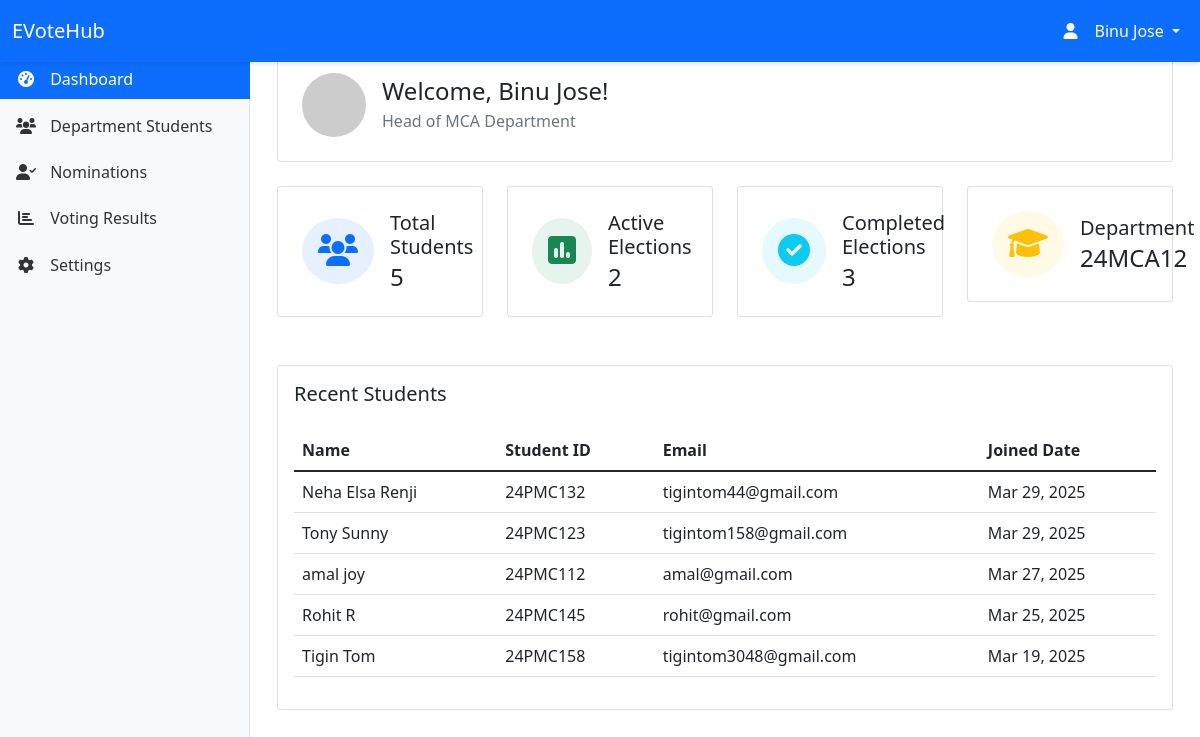
Screenshot of /hod/dashboard/ (signed in) with the database file from the repository.
### myapp/models.py (models this page shows, shortened)
class Department(models.Model):
    name = models.CharField(max_length=100)
    code = models.CharField(max_length=10, unique=True)
    created_at = models.DateTimeField(default=timezone.now)
    updated_at = models.DateTimeField(auto_now=True)

class Student(models.Model):
    GENDER_CHOICES = [
        ('M', 'Male'),
        ('F', 'Female')
    ]
    user = models.OneToOneField(User, on_delete=models.CASCADE)
    student_id = models.CharField(max_length=20, unique=True)
    department = models.ForeignKey(Department, on_delete=models.CASCADE)
    gender = models.CharField(max_length=1, choices=GENDER_CHOICES, default='M')
    profile_picture = models.ImageField(upload_to='static/images/profiles/', null=True, blank=True)
    created_at = models.DateTimeField(auto_now_add=True)
    updated_at = models.DateTimeField(auto_now=True)

### myapp/views.py (the view)
# urls.py: path('hod/dashboard/', views.hod_home, name='hod_home'),
@login_required
def hod_home(request):
    try:
        hod = request.user.hod
    except HOD.DoesNotExist:
        messages.error(request, 'Access denied. You are not authorized as a Head of Department.')
        return redirect('home')
    department_students = Student.objects.filter(department=hod.department).select_related('user')
    context = {
        'hod': hod,
        'department': hod.department,
        'total_students': department_students.count(),
        'recent_students': department_students.order_by('-created_at')[:5],
        'active_elections': 2,  # Replace with actual count
        'completed_elections': 3,  # Replace with actual count
    }
    return render(request, 'hod/hod_home.html', context)

### templates/hod/hod_home.html (shortened to what this page needs)
{% extends 'hod/base_hod.html' %}
{% block content %}
<div class="container-fluid">
    <div class="row mb-4">
        <div class="col-12">
            <div class="card">
                <div class="card-body p-4">
                    <div class="d-flex align-items-center">
                        <div class="flex-shrink-0">
                            <img src="https://via.placeholder.com/64" alt="HOD" class="rounded-circle">
                        </div>
                        <div class="flex-grow-1 ms-3">
                            <h2 class="h4 mb-1">Welcome, {{ request.user.get_full_name }}!</h2>
                            <p class="text-muted mb-0">Head of {{ department.name }} Department</p>
                        </div>
                    </div>
                </div>
            </div>
        </div>
    </div>
    <div class="row mb-4">
        <div class="col-md-3 mb-4">
            <div class="card">
                <div class="card-body p-4">
                    <div class="d-flex align-items-center">
                        <div class="flex-shrink-0">
                            <div class="bg-primary bg-opacity-10 rounded-circle p-3">
                                <i class="fas fa-users fa-2x text-primary"></i>
                            </div>
                        </div>
                        <div class="flex-grow-1 ms-3">
                            <h3 class="h5 mb-1">Total Students</h3>
                            <p class="h4 mb-0">{{ total_students }}</p>
                        </div>
                    </div>
                </div>
            </div>
        </div>
        <div class="col-md-3 mb-4">
            <div class="card">
                <div class="card-body p-4">
                    <div class="d-flex align-items-center">
                        <div class="flex-shrink-0">
                            <div class="bg-success bg-opacity-10 rounded-circle p-3">
                                <i class="fas fa-poll fa-2x text-success"></i>
                            </div>
                        </div>
                        <div class="flex-grow-1 ms-3">
                            <h3 class="h5 mb-1">Active Elections</h3>
                            <p class="h4 mb-0">{{ active_elections }}</p>
                        </div>
                    </div>
                </div>
            </div>
        </div>
        <div class="col-md-3 mb-4">
            <div class="card">
                <div class="card-body p-4">
                    <div class="d-flex align-items-center">
                        <div class="flex-shrink-0">
                            <div class="bg-info bg-opacity-10 rounded-circle p-3">
                                <i class="fas fa-check-circle fa-2x text-info"></i>
                            </div>
                        </div>
                        <div class="flex-grow-1 ms-3">
                            <h3 class="h5 mb-1">Completed Elections</h3>
                            <p class="h4 mb-0">{{ completed_elections }}</p>
                        </div>
                    </div>
                </div>
            </div>
        </div>
        <div class="col-md-3 mb-4">
            <div class="card">
                <div class="card-body p-4">
                    <div class="d-flex align-items-center">
                        <div class="flex-shrink-0">
                            <div class="bg-warning bg-opacity-10 rounded-circle p-3">
                                <i class="fas fa-graduation-cap fa-2x text-warning"></i>
                            </div>
                        </div>
                        <div class="flex-grow-1 ms-3">
                            <h3 class="h5 mb-1">Department</h3>
                            <p class="h4 mb-0">{{ department.code }}</p>
                        </div>
                    </div>
                </div>
            </div>
        </div>
    </div>
    <div class="row">
        <div class="col-12">
            <div class="card">
                <div class="card-body">
                    <h3 class="h5 mb-4">Recent Students</h3>
                    <div class="table-responsive">
                        <table class="table table-hover">
                            <thead>
                                <tr>
                                    <th>Name</th>
                                    <th>Student ID</th>
                                    <th>Email</th>
                                    <th>Joined Date</th>
                                </tr>
                            </thead>
                            <tbody>
                                {% for student in recent_students %}
                                <tr>
                                    <td>{{ student.user.get_full_name }}</td>
                                    <td>{{ student.student_id }}</td>
                                    <td>{{ student.user.email }}</td>
                                    <td>{{ student.created_at|date:"M d, Y" }}</td>
                                </tr>
                                {% empty %}
                                <tr>
                                    <td colspan="4" class="text-center">No students found.</td>
                                </tr>
                                {% endfor %}
                            </tbody>
                        </table>
                    </div>
                </div>
            </div>
        </div>
    </div>
</div>
{% endblock %}

### templates/hod/base_hod.html (shortened to what this page needs)
<!DOCTYPE html>
<html lang="en">
<head>
    <link href="https://cdn.jsdelivr.net/npm/bootstrap@5.1.3/dist/css/bootstrap.min.css" rel="stylesheet">
    <link href="https://cdnjs.cloudflare.com/ajax/libs/font-awesome/6.0.0/css/all.min.css" rel="stylesheet">
</head>
<body>
    <nav class="navbar navbar-expand-lg navbar-dark bg-primary fixed-top">
        <div class="container-fluid">
            <a class="navbar-brand" href="{% url 'hod_home' %}">EVoteHub</a>
            <div class="collapse navbar-collapse" id="navbarNav">
                <ul class="navbar-nav ms-auto">
                    <li class="nav-item dropdown">
                        <a class="nav-link dropdown-toggle text-white" href="#" id="navbarDropdown" role="button" data-bs-toggle="dropdown">
                            <i class="fas fa-user"></i> {{ request.user.get_full_name }}
                        </a>
                    </li>
                </ul>
            </div>
        </div>
    </nav>
    <nav class="sidebar">
        <div class="sidebar-sticky">
            <ul class="nav flex-column">
                <li class="nav-item">
                    <a class="nav-link {% if request.resolver_match.url_name == 'hod_home' %}active{% endif %}" href="{% url 'hod_home' %}">
                        <i class="fas fa-tachometer-alt"></i>
                        <span>Dashboard</span>
                    </a>
                </li>
                <li class="nav-item">
                    <a class="nav-link" href="#">
                        <i class="fas fa-users"></i>
                        <span>Department Students</span>
                    </a>
                </li>
                <li class="nav-item">
                    <a class="nav-link {% if request.resolver_match.url_name == 'hod_nominations' %}active{% endif %}" href="{% url 'hod_nominations' %}">
                        <i class="fas fa-user-check"></i>
                        <span>Nominations</span>
                    </a>
                </li>
                <li class="nav-item">
                    <a class="nav-link {% if request.resolver_match.url_name == 'hod_voting_results' %}active{% endif %}" href="{% url 'hod_voting_results' %}">
                        <i class="fas fa-chart-bar"></i>
                        <span>Voting Results</span>
                    </a>
                </li>
                <li class="nav-item">
                    <a class="nav-link" href="#">
                        <i class="fas fa-cog"></i>
                        <span>Settings</span>
                    </a>
                </li>
            </ul>
        </div>
    </nav>
    <main class="main-content">
        {% block content %}
        {% endblock %}
    </main>
</body>
</html>

### templates/hod/base_hod.html (style rules this page uses)
.sidebar { position: fixed; top: 0; bottom: 0; left: 0; z-index: 100; padding: 48px 0 0; box-shadow: inset -1px 0 0 rgba(0, 0, 0, .1); background-color: #f8f9fa; width: 250px; }
.sidebar-sticky { position: relative; top: 0; height: calc(100vh - 48px); padding-top: .5rem; overflow-x: hidden; overflow-y: auto; }
.navbar { box-shadow: 0 2px 4px rgba(0,0,0,.1); }
.main-content { margin-left: 250px; padding: 48px 15px 15px; }
.nav-link { color: #333; padding: 0.5rem 1rem; margin: 0.2rem 0; }
.nav-link.active { background-color: #0d6efd; color: white; }
.nav-link i { width: 20px; text-align: center; margin-right: 10px; }

### rows the page displays
Department: name "MCA", code "24MCA12"
Student: user.get_full_name "Neha Elsa Renji", student_id "24PMC132", user.email "tigintom44@gmail.com", created_at "Mar 29, 2025"
Student: user.get_full_name "Tony Sunny", student_id "24PMC123", user.email "tigintom158@gmail.com", created_at "Mar 29, 2025"
Student: user.get_full_name "amal joy", student_id "24PMC112", user.email "amal@gmail.com", created_at "Mar 27, 2025"
Student: user.get_full_name "Rohit R", student_id "24PMC145", user.email "rohit@gmail.com", created_at "Mar 25, 2025"
Student: user.get_full_name "Tigin Tom", student_id "24PMC158", user.email "tigintom3048@gmail.com", created_at "Mar 19, 2025"

### other values shown
{{ request.user.get_full_name }} "Binu Jose"
{{ total_students }} "5"
{{ active_elections }} "2"
{{ completed_elections }} "3"
